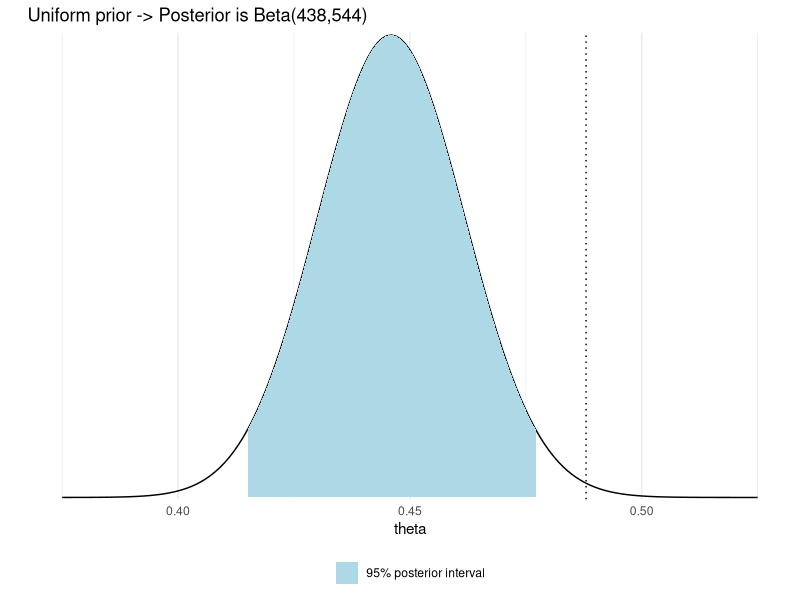

Source code (R):


# Install ggplot2 if not installed.
# NOTE : RStuido must be run in privilege mode to install packages.   
if (!require("ggplot2")) install.packages("pacman")

library(ggplot2)
theme_set(theme_minimal())

# seq creates evenly spaced values
df1 <- data.frame(theta = seq(0.375, 0.525, 0.001)) 
a <- 438
b <- 544
# dbeta computes the posterior density
df1$p <- dbeta(df1$theta, a, b)

# seq creates evenly spaced values from 2.5% quantile
# to 97.5% quantile (i.e., 95% central interval)
# qbeta computes the value for a given quantile given parameters a and b
df2 <- data.frame(theta = seq(qbeta(0.025, a, b), qbeta(0.975, a, b), length.out = 100))
# compute the posterior density
df2$p <- dbeta(df2$theta, a, b)

ggplot(mapping = aes(theta, p)) +
  geom_line(data = df1) +
  # Add a layer of colorized 95% posterior interval
  geom_area(data = df2, aes(fill='1')) +
  # Add the proportion of girl babies in general population
  geom_vline(xintercept = 0.488, linetype='dotted') +
  # Decorate the plot a little
  labs(title='Uniform prior -> Posterior is Beta(438,544)', y = '') +
  scale_y_continuous(expand = c(0, 0.1), breaks = NULL) +
  scale_fill_manual(values = 'lightblue', labels = '95% posterior interval') +
  theme(legend.position = 'bottom', legend.title = element_blank())
